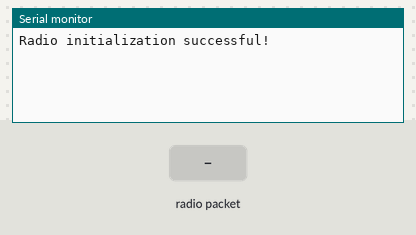
Bench run of a sketch on a simulated ESP32. On the bench: the last lines printed to the serial monitor. The test bench sets the inputs (shaded band). No radio packets arrive unless stated.

Above: at 1.2 s.
1.3 s: radio packet "1" arrives
At 2.5 s:
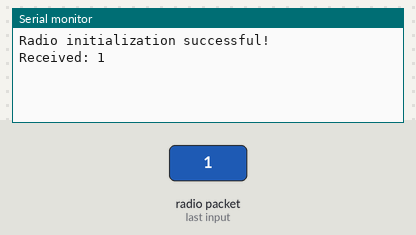
2.8 s: radio packet "0" arrives
At 3.7 s:
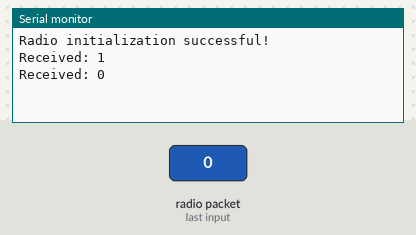
4.3 s: radio packet "2" arrives
At 4.8 s:
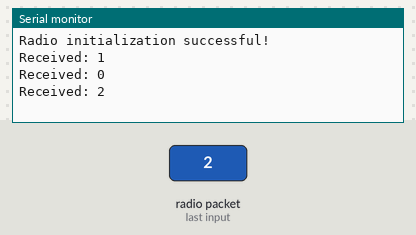

The sketch:

Esp32Receiver.ino
```cpp
#include <SPI.h>
#include <nRF24L01.h>
#include <RF24.h>

// Create an RF24 object
RF24 radio(22, 21);  // CE, CSN

// Address through which two modules communicate
const byte address[6] = "00001";

void setup() {
  Serial.begin(115200);

  // Initialize the radio and check if it's successful
  if (!radio.begin()) {
    Serial.println("Radio initialization failed!");
    while (1);
  } else {
    Serial.println("Radio initialization successful!");
  }

  // Set the address
  radio.openReadingPipe(0, address);

  // Set module as receiver
  radio.startListening();
}

void loop() {
  // Read the data if available in buffer
  if (radio.available()) {
    char text[32] = {0};
    radio.read(&text, sizeof(text));
    Serial.print("Received: ");
    Serial.println(text);
  }
  // if (!radio.begin()) {
  //   Serial.println("Radio initialization failed!");
  //   while (1);
  // } else {
  //   Serial.println("Radio initialization successful!");
  // }
}
```

Measured:
- after the input at 1.3 s, the serial monitor: prints a new line at once (image 1)
- after the input at 2.8 s, the serial monitor: prints a new line at once (image 2)
- after the input at 4.3 s, the serial monitor: prints a new line at once (image 3)
